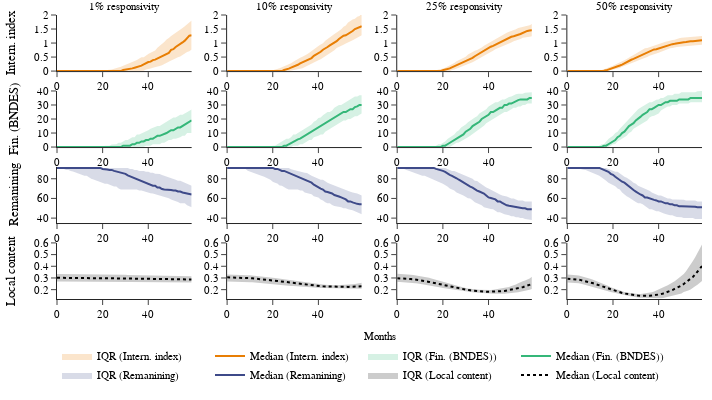

The notebook cell saved with this chart:
### Code cell
titles=('1% responsivity', '10% responsivity', '25% responsivity', '50% responsivity', '', '', '', '', '', '', '', '','', '', '', '')

fig = make_subplots(rows=4, cols=4, subplot_titles=titles, x_title='Months', horizontal_spacing=0.055, vertical_spacing=0.075)

MasterDF = (endDFsums, endDFsums, endDFsums, endDFsums,
            endDFsums, endDFsums, endDFsums, endDFsums,
            endDFsums, endDFsums, endDFsums, endDFsums,
            endDF, endDF, endDF, endDF)
Masterrs = (0.01, 0.1, 0.25, 0.5,
            0.01, 0.1, 0.25, 0.5,
            0.01, 0.1, 0.25, 0.5,
            0.01, 0.1, 0.25, 0.5)
Mastery_variable_to_show = ('ii_t_add',         'ii_t_add',         'ii_t_add',         'ii_t_add',
                            'proj_fin_BNDES_t', 'proj_fin_BNDES_t', 'proj_fin_BNDES_t', 'proj_fin_BNDES_t',
                            'proj_remain_t',    'proj_remain_t',    'proj_remain_t',    'proj_remain_t',
                            'LC_t',             'LC_t',             'LC_t',             'LC_t')
Mastery_variable_name = ('Intern. index','Intern. index','Intern. index','Intern. index',
                         'Fin. (BNDES)', 'Fin. (BNDES)', 'Fin. (BNDES)', 'Fin. (BNDES)',
                         'Remanining',   'Remanining',   'Remanining',   'Remanining',
                         'Local content','Local content','Local content','Local content')
Mastercolour =             ('232,126,4' ,       '232,126,4' ,       '232,126,4' ,       '232,126,4' ,            
                            '53,183,121',       '53,183,121',       '53,183,121',       '53,183,121',
                            '62,74,137' ,       '62,74,137' ,       '62,74,137' ,       '62,74,137' ,
                            '0,0,0'     ,       '0,0,0'     ,       '0,0,0'     ,       '0,0,0')
          
Masterrow= (1,1,1,1,
            2,2,2,2,
            3,3,3,3,
            4,4,4,4)
Mastercol= (1,2,3,4,
            1,2,3,4,
            1,2,3,4,
            1,2,3,4)

for i in range(len(titles)):
    DF =                MasterDF[i]
    rs=                 Masterrs[i]
    y_variable_to_show= Mastery_variable_to_show[i]
    colour=             Mastercolour[i]
    row=                Masterrow[i]
    col=                Mastercol[i]
    name=               Mastery_variable_name[i]

    dataFrame = DF.loc[DF['rs_t'] == rs]
    x_variable_to_show =     list(dataFrame.groupby(['time_t'], as_index=False).max()['time_t'])
    x_variable_to_show_rev = list(dataFrame.groupby(['time_t'], as_index=False).max()['time_t'][ : : -1])


    y_upper=      dataFrame.groupby(['time_t'],as_index=False)[y_variable_to_show].quantile(.75)[y_variable_to_show]
    y_median=list(dataFrame.groupby(['time_t'],as_index=False)[y_variable_to_show].quantile(.5) [y_variable_to_show])
    y_bottom=     dataFrame.groupby(['time_t'],as_index=False)[y_variable_to_show].quantile(.25)[y_variable_to_show]
    y_bottom=y_bottom[: : -1]

    y_max=   list(y_upper +1.5*(y_upper-y_bottom)) #this removes outliers
    y_min=   list(y_bottom-1.5*(y_upper-y_bottom))
    c=[]
    for i in x_variable_to_show:
        c.append(min(y_max[i], list(dataFrame.groupby(['time_t'],as_index=False)[y_variable_to_show].max()[y_variable_to_show])[i]))
    d=[]
    for i in x_variable_to_show:
        d.append(max(y_min[i], list(dataFrame.groupby(['time_t'],as_index=False)[y_variable_to_show].min()[y_variable_to_show])[i]))
    y_max=c
    y_min=d
    y_min=y_min[ : : -1]

    """"""
    fig.add_trace(go.Scatter(name="IQR (%s)" % name,    
                             x=x_variable_to_show + x_variable_to_show_rev,
                             y=list(y_upper)+list(y_bottom), 
                             fill='toself', 
                             fillcolor='rgba(%s,0.2)' % colour, 
                             line_color='rgba(255,255,255,0)',
                             showlegend=True if col == 1 else False), row=row, col=col)
    fig.add_trace(go.Scatter(name="Median (%s)" % name, 
                             x=x_variable_to_show, 
                             y=y_median,
                             line=dict(color='rgba(%s,1)' % colour, dash='dot' if row == 4 else None),
                             showlegend=True if col == 1 else False), row=row, col=col)
    
# Change the bar mode
fig.update_layout(barmode='overlay', template="simple_white")

# Update yaxis properties

fig.update_yaxes(range=[0,      2], row=1, col=1, title_text=Mastery_variable_name[0])
fig.update_yaxes(range=[0,      2], row=1, col=2)
fig.update_yaxes(range=[0,      2], row=1, col=3)
fig.update_yaxes(range=[0,      2], row=1, col=4)
fig.update_yaxes(range=[0,     40], row=2, col=1, title_text=Mastery_variable_name[4])
fig.update_yaxes(range=[0,     40], row=2, col=2)
fig.update_yaxes(range=[0,     40], row=2, col=3)
fig.update_yaxes(range=[0,     40], row=2, col=4)
fig.update_yaxes(range=[35,    92], row=3, col=1, title_text=Mastery_variable_name[8])
fig.update_yaxes(range=[35,    92], row=3, col=2)
fig.update_yaxes(range=[35,    92], row=3, col=3)
fig.update_yaxes(range=[35,    92], row=3, col=4)
fig.update_yaxes(range=[0.12, 0.6], row=4, col=1, title_text=Mastery_variable_name[12])
fig.update_yaxes(range=[0.12, 0.6], row=4, col=2)
fig.update_yaxes(range=[0.12, 0.6], row=4, col=3)
fig.update_yaxes(range=[0.12, 0.6], row=4, col=4)


#update x axis, 
fig.update_layout(margin=dict(t=10, l=30, r=10, b=12))
font_size=11
fig.update_layout(font=dict(family='Calibri', size=font_size, color='Black'))
fig.update_layout(autosize=False,width=712.006717,height=400.4723666,legend=dict(y=-0.15,orientation="h"))

for i in fig['layout']['annotations']:
    i['font'] = dict(size=font_size,color='Black')


fig.write_image("Responsivity Evil - 1-5.png")
fig.show()
